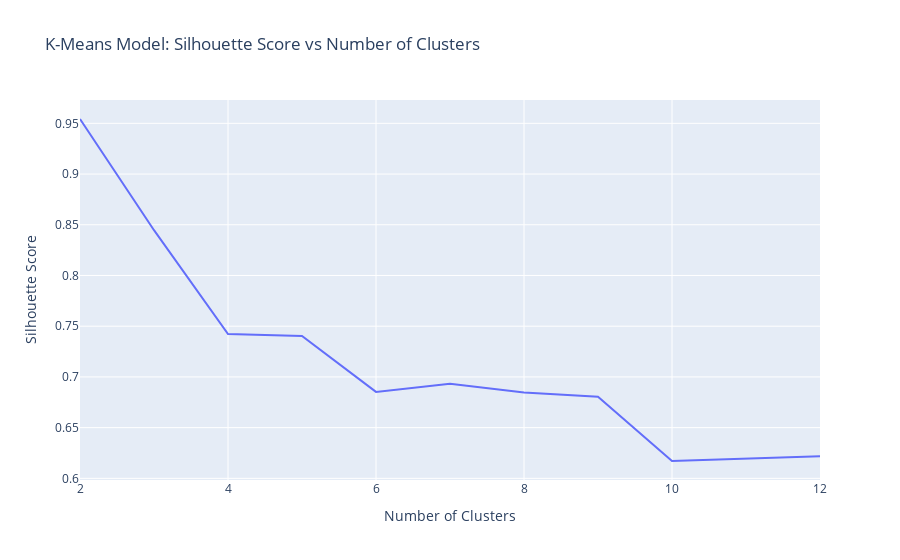

The code cell stored with this chart in its notebook:
### Markdown cell above
#### Task 6.5.15

### Code cell
import plotly.express as px

fig = px.line(
    x=n_clusters,
    y=silhouette_scores,
    title="K-Means Model: Silhouette Score vs Number of Clusters",
)

# 🏷️ Axis labels
fig.update_layout(
    xaxis_title="Number of Clusters",
    yaxis_title="Silhouette Score"
)

fig.show()

### Figure 1 — Plotly figure (JSON) as saved in the notebook; plotly's stock layout.template omitted (floating-point values rounded to 4 significant figures)
{"data": [{"hovertemplate": "x=%{x}<br>y=%{y}<extra></extra>", "legendgroup": "", "line": {"color": "#636efa", "dash": "solid"}, "marker": {"symbol": "circle"}, "mode": "lines", "name": "", "orientation": "v", "showlegend": false, "type": "scatter", "x": [2, 3, 4, 5, 6, 7, 8, 9, 10, 11, 12], "xaxis": "x", "y": [0.9543, 0.8447, 0.7422, 0.7405, 0.6852, 0.6931, 0.6846, 0.6804, 0.6171, 0.6197, 0.6218], "yaxis": "y"}], "layout": {"legend": {"tracegroupgap": 0}, "title": {"text": "K-Means Model: Silhouette Score vs Number of Clusters"}, "xaxis": {"anchor": "y", "domain": [0, 1], "title": {"text": "Number of Clusters"}}, "yaxis": {"anchor": "x", "domain": [0, 1], "title": {"text": "Silhouette Score"}}}}
